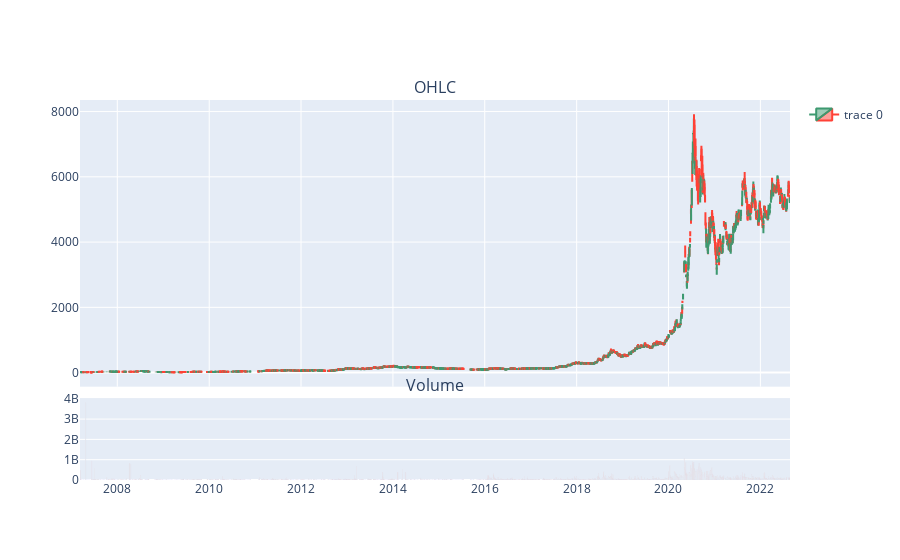

Notebook code cell kept with this figure:
### Code cell
fig = make_subplots(
    rows = 2, 
    cols = 1, 
    shared_xaxes = True, 
    vertical_spacing = 0.03, 
    subplot_titles = ('OHLC', 'Volume'), 
    row_width = [0.2, 0.7]
)

fig.add_trace(
    go.Candlestick(
        x = foladHist['date'],
        open = foladHist['open'],
        high = foladHist['high'],
        low = foladHist['low'],
        close = foladHist['adjClose']
    ),
    row = 1, col = 1
)

fig.add_trace(
    go.Bar(
        x = foladHist['date'],
        y = foladHist['volume'], 
        showlegend = False
        ),
        row = 2, col = 1
)
fig.update(layout_xaxis_rangeslider_visible = False)
fig.show()

### Figure 1 — Plotly figure (JSON) as saved in the notebook; plotly's stock layout.template omitted (floating-point values rounded to 4 significant figures; data arrays with more than 128 entries replaced by an {"elided": "..."} marker saying what was removed)
{"data": [{"close": {"elided": "3402 int values"}, "high": {"elided": "3402 int values"}, "low": {"elided": "3402 int values"}, "open": {"elided": "3402 int values"}, "type": "candlestick", "x": {"elided": "3402 str values"}, "xaxis": "x", "yaxis": "y"}, {"showlegend": false, "type": "bar", "x": {"elided": "3402 str values"}, "xaxis": "x2", "y": {"elided": "3402 int values"}, "yaxis": "y2"}], "layout": {"annotations": [{"font": {"size": 16}, "showarrow": false, "text": "OHLC", "x": 0.5, "xanchor": "center", "xref": "paper", "y": 1, "yanchor": "bottom", "yref": "paper"}, {"font": {"size": 16}, "showarrow": false, "text": "Volume", "x": 0.5, "xanchor": "center", "xref": "paper", "y": 0.2156, "yanchor": "bottom", "yref": "paper"}], "xaxis": {"anchor": "y", "domain": [0, 1], "matches": "x2", "rangeslider": {"visible": false}, "showticklabels": false}, "xaxis2": {"anchor": "y2", "domain": [0, 1]}, "yaxis": {"anchor": "x", "domain": [0.2456, 1]}, "yaxis2": {"anchor": "x2", "domain": [0, 0.2156]}}}
